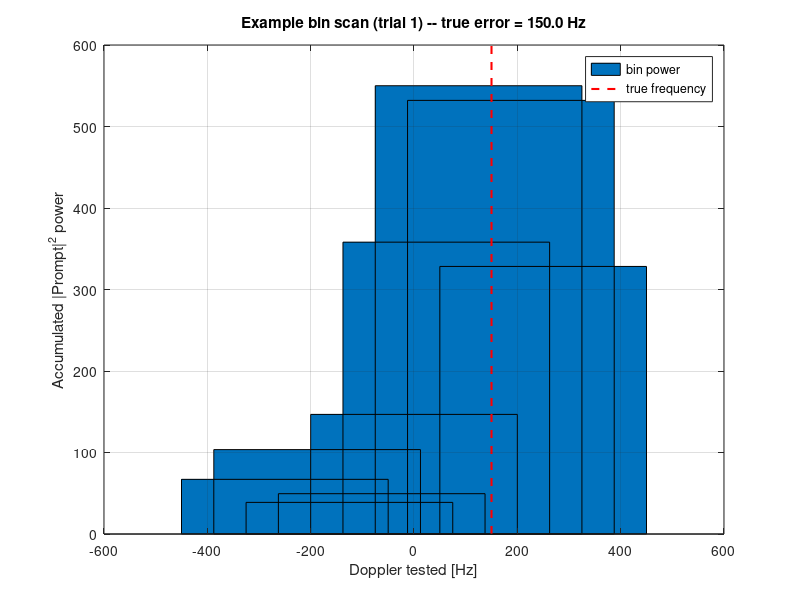
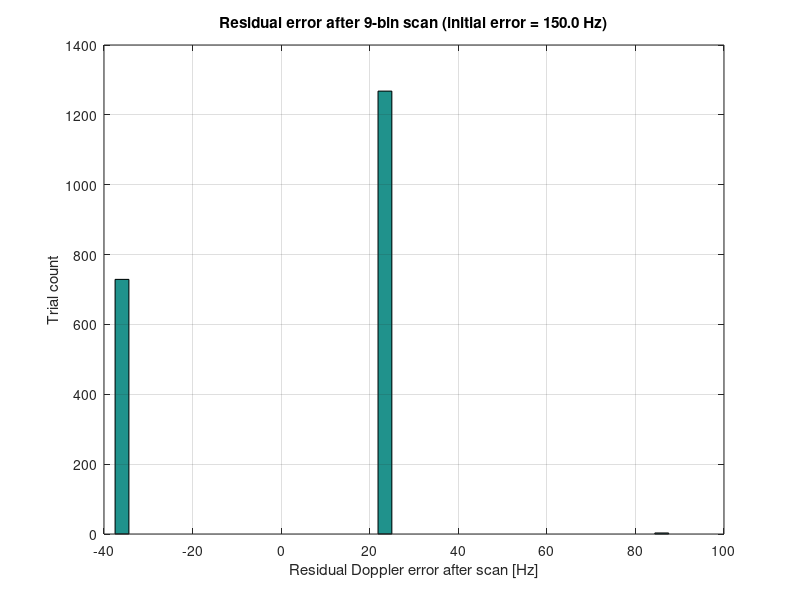

MATLAB code to generate these figures, in order:
% f_error_sim.m
%
% Octave Monte Carlo simulation of the tracking "frequency error reduction"
% state (state 5) implemented in dll_pll_veml_tracking.cc: right after
% pull-in, a passive scan tests f_error_step_num Doppler bins centered on the
% pull-in Doppler estimate, spaced f_error_doppler_step Hz apart
% (bin 0 -> +0, then alternating +step, -step, +2*step, -2*step, ...,
% matching dll_pll_veml_tracking::f_error_bin_multiplier()). Each bin is
% incoherently accumulated for f_error_accumulation code periods (|Prompt|^2
% summed), and the bin with the highest accumulated power is kept as the
% corrected Doppler.
%
% This script reproduces that exact bin geometry and accumulation logic on
% simulated noisy correlator samples, for a given C/N0 and initial (pull-in)
% frequency error, fixed to the Galileo E1 code period (Td = 4 ms). It also
% reproduces the CN0 M2M4 estimator (lock_detectors.cc::cn0_m2m4_estimator)
% applied to the winning bin's raw samples, matching the cn0_dBHz column of
% the receiver's f_error_dump CSV (Tracking_<Sig>.f_error_dump=true).
%
% Usage:
%   f_error_sim()                                     % all defaults
%   f_error_sim(CN0_dBHz, f_error_step_num, f_error_accumulation, ...
%               f_error_doppler_step, f_error_init_Hz, n_trials, seed)
%
%   f_error_sim(35, 9, 20, 62.5, 150)                 % 9 bins at 62.5 Hz, 150 Hz initial error
%   f_error_sim(30, 5, 10, 125, -300, 5000, 2)
%
% What it prints:
%   - the bin table (index, multiplier, Doppler tested, noiseless sinc loss)
%   - Monte Carlo statistics: residual Doppler error after the scan, bin
%     "capture" probability (did it pick the bin closest to the true
%     frequency?), and CN0 estimate bias/spread on the winning bin
%
% What it plots:
%   1) One example trial's per-bin accumulated power vs. Doppler tested,
%      with the true frequency marked -- the same data the receiver writes to
%      the doppler_hz / power columns of its f_error_dump CSV (there as
%      absolute Doppler values rather than offsets from the pull-in estimate).
%   2) Histogram of the residual Doppler error left after the scan, over all
%      Monte Carlo trials.

% -------------------------------------------------------------------------
%
% GNSS-SDR is a Global Navigation Satellite System software-defined receiver.
% This file is part of GNSS-SDR.
%
% SPDX-FileCopyrightText: Joel Brenner, 2026. joel.brenner(at)saphyrion.ch
% SPDX-License-Identifier: GPL-3.0-or-later
%
% -------------------------------------------------------------------------

function f_error_sim(CN0_dBHz, f_error_step_num, f_error_accumulation, f_error_doppler_step, f_error_init_Hz, n_trials, seed)

    %% ------------------------- PARAMETERS ----------------------------------
    if nargin < 1 || isempty(CN0_dBHz),            CN0_dBHz            = 35;    end  % [dB-Hz]
    if nargin < 2 || isempty(f_error_step_num),     f_error_step_num    = 9;     end  % number of Doppler bins
    if nargin < 3 || isempty(f_error_accumulation), f_error_accumulation = 20;   end  % incoherent accum. per bin [code periods]
    if nargin < 4 || isempty(f_error_doppler_step), f_error_doppler_step = 62.5; end  % [Hz] bin spacing
    if nargin < 5 || isempty(f_error_init_Hz),      f_error_init_Hz      = 150;  end  % [Hz] true residual Doppler at pull-in
    if nargin < 6 || isempty(n_trials),             n_trials             = 2000; end  % Monte Carlo trial count
    if nargin < 7 || isempty(seed),                 seed                 = 1;    end  % RNG seed, [] = random
    %% ------------------------------------------------------------------------

    if ~isempty(seed)
        if exist('rng') ~= 0
            % MATLAB, and Octave >= 7: seed the Mersenne Twister without
            % switching MATLAB to its legacy generators
            rng(seed, 'twister');
        else
            % Octave < 7 has no rng(); this is what rng(seed, 'twister') does there
            rand('state', seed);
            randn('state', seed);
        end
    end

    Td = 4e-3;  % Galileo E1 code period [s] -- fixed per this script's scope

    % mirror Dll_Pll_Conf::SetFromConfiguration(): f_error_step_num must be odd
    % (a center bin plus a symmetric number of +/- steps); round up if even.
    f_error_step_num = max(1, round(f_error_step_num));
    if mod(f_error_step_num, 2) == 0
        f_error_step_num = f_error_step_num + 1;
        fprintf('note: f_error_step_num rounded up to %d (must be odd)\n', f_error_step_num);
    end
    num_bins = f_error_step_num;

    % bin 0 -> 0; then alternating outward: +1, -1, +2, -2, +3, -3, ...
    % (matches dll_pll_veml_tracking::f_error_bin_multiplier(), 0-based bin_index)
    bin_mult = zeros(1, num_bins);
    for idx = 1:num_bins
        bin_index = idx - 1;
        if bin_index == 0
            bin_mult(idx) = 0;
        else
            half_steps = floor((bin_index + 1) / 2);
            if mod(bin_index, 2) == 1
                bin_mult(idx) = half_steps;
            else
                bin_mult(idx) = -half_steps;
            end
        end
    end
    bin_doppler_offset = bin_mult * f_error_doppler_step;               % [Hz], relative to pull-in estimate
    bin_residual_error  = f_error_init_Hz - bin_doppler_offset;         % [Hz], true - tested, per bin

    sinc0 = @(x) (x == 0) * 1 + (x ~= 0) .* (sin(x + (x == 0)) ./ (x + (x == 0)));
    A = sqrt(2 * 10^(CN0_dBHz / 10) * Td);  % correlator amplitude; SNR = 2*(C/N0)*Td, unit-variance complex noise per branch

    fprintf('--- f_error_sim: CN0=%.1f dB-Hz, f_error_step_num=%d, f_error_accumulation=%d, f_error_doppler_step=%.2f Hz, f_error_init=%.1f Hz, Td=%.1f ms (Galileo E1) ---\n', ...
           CN0_dBHz, num_bins, f_error_accumulation, f_error_doppler_step, f_error_init_Hz, Td * 1e3);

    % noiseless per-bin loss, for the printed table
    theta_bins = pi * bin_residual_error * Td;
    bin_loss_dB = 20 * log10(abs(sinc0(theta_bins)) + eps);

    fprintf('\n bin   mult   Doppler[Hz]   residual[Hz]   sinc loss[dB]\n');
    [~, ideal_bin] = min(abs(bin_residual_error));
    for idx = 1:num_bins
        marker = '';
        if idx == ideal_bin, marker = '  <- closest to truth'; end
        fprintf('  %2d   %+3d    %8.2f      %8.2f        %6.2f%s\n', ...
               idx - 1, bin_mult(idx), bin_doppler_offset(idx), bin_residual_error(idx), bin_loss_dB(idx), marker);
    end

    %% --------------------------- Monte Carlo ---------------------------------
    winning_bin      = zeros(1, n_trials);
    residual_after   = zeros(1, n_trials);
    cn0_est_dBHz     = zeros(1, n_trials);
    example_power    = [];  % saved from trial 1, for plotting

    for t = 1:n_trials
        bin_power = zeros(1, num_bins);
        bin_samples = cell(1, num_bins);
        for b = 1:num_bins
            theta = pi * bin_residual_error(b) * Td;
            amp   = A * sinc0(theta);
            k     = (1:f_error_accumulation).';
            phase = (2 * k - 1) * theta;  % midpoint-sampling phase ramp, one full 2*theta per epoch
            samples = amp * exp(1j * phase) + (randn(f_error_accumulation, 1) + 1j * randn(f_error_accumulation, 1));
            bin_power(b) = sum(abs(samples) .^ 2);
            bin_samples{b} = samples;
        end

        [~, best_bin] = max(bin_power);
        winning_bin(t)    = best_bin;
        residual_after(t) = f_error_init_Hz - bin_doppler_offset(best_bin);
        cn0_est_dBHz(t)   = cn0_m2m4(bin_samples{best_bin}, Td);

        if t == 1
            example_power = bin_power;
        end
    end

    capture_prob = mean(winning_bin == ideal_bin);

    fprintf('\nMonte Carlo results (%d trials):\n', n_trials);
    fprintf('  Residual Doppler error after scan: mean=%.2f Hz, std=%.2f Hz, RMSE=%.2f Hz (initial error was %.1f Hz)\n', ...
           mean(residual_after), std(residual_after), sqrt(mean(residual_after .^ 2)), f_error_init_Hz);
    fprintf('  Bin-capture probability (picked bin closest to truth, bin %d): %.1f%%\n', ideal_bin - 1, 100 * capture_prob);
    fprintf('  CN0 estimate on winning bin: mean=%.2f dB-Hz, std=%.2f dB-Hz (true CN0=%.1f dB-Hz)\n', ...
           mean(cn0_est_dBHz), std(cn0_est_dBHz), CN0_dBHz);

    %% ------------------------------ Plots -------------------------------------
    figure('Name', 'Frequency error reduction: example bin scan');
    bar(bin_doppler_offset, example_power);
    hold on;
    yl = ylim();
    plot([f_error_init_Hz, f_error_init_Hz], yl, 'r--', 'LineWidth', 1.5);
    hold off;
    xlabel('Doppler tested [Hz]');
    ylabel('Accumulated |Prompt|^2 power');
    title(sprintf('Example bin scan (trial 1) -- true error = %.1f Hz', f_error_init_Hz));
    legend('bin power', 'true frequency', 'Location', 'northeast');
    grid on;

    figure('Name', 'Frequency error reduction: residual error distribution');
    hist(residual_after, min(40, max(10, round(n_trials / 50))));
    xlabel('Residual Doppler error after scan [Hz]');
    ylabel('Trial count');
    title(sprintf('Residual error after %d-bin scan (initial error = %.1f Hz)', num_bins, f_error_init_Hz));
    grid on;
end


function cn0_dBHz = cn0_m2m4(prompt_samples, coh_integration_time_s)
    % Octave port of lock_detectors.cc::cn0_m2m4_estimator(), applied to a
    % column vector of complex Prompt samples, for exact parity with the
    % cn0_dBHz column in the receiver's f_error_dump CSV.
    n = numel(prompt_samples);
    if n == 0 || coh_integration_time_s == 0
        cn0_dBHz = -100;
        return;
    end
    Psig = mean(abs(real(prompt_samples)));
    Psig = Psig^2;
    p2 = abs(prompt_samples) .^ 2;
    m2 = mean(p2);
    m4 = mean(p2 .^ 2);
    % std::sqrt() of a negative argument returns NaN in C++, but a complex
    % value in Octave; map it to NaN explicitly so the fallback branch matches.
    aux = 2 * m2^2 - m4;
    if aux < 0
        aux = NaN;
    else
        aux = sqrt(aux);
    end
    if isnan(aux)
        denominator = m2 - Psig;
        if denominator == 0
            cn0_dBHz = -100;
            return;
        end
        SNR_aux = Psig / denominator;
    else
        denominator = m2 - aux;
        if denominator == 0
            cn0_dBHz = -100;
            return;
        end
        SNR_aux = aux / denominator;
    end
    if SNR_aux <= 0
        cn0_dBHz = -100;
        return;
    end
    cn0_dBHz = 10 * log10(SNR_aux) - 10 * log10(coh_integration_time_s);
end
